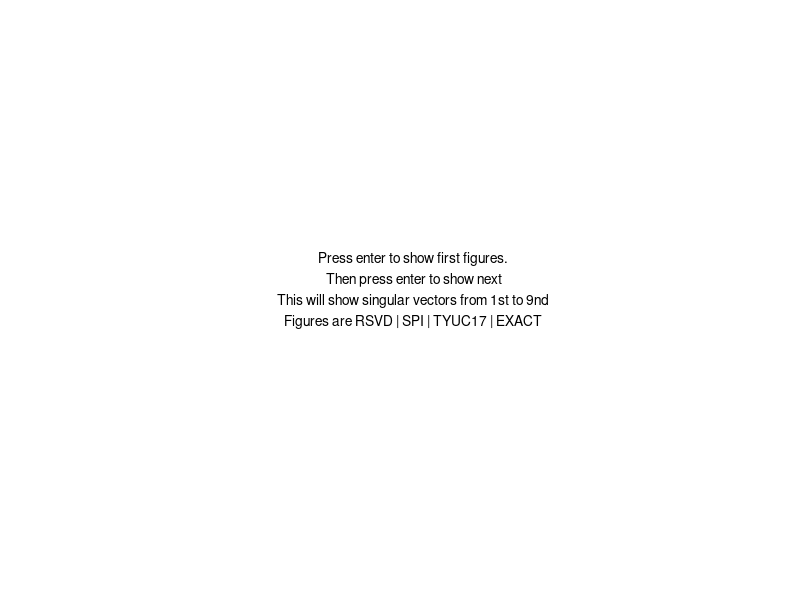

Write MATLAB code to recreate this figure. (Note: this script raises an error after producing the figure.)
disp('Press enter to show first figures. Then press enter to show next');
figure('MenuBar', 'none', 'ToolBar', 'none', 'Color', 'white');
axis off;
text(0.5, 0.5, {'Press enter to show first figures.',' Then press enter to show next','This will show singular vectors from 1st to 9nd','Figures are RSVD | SPI | TYUC17 | EXACT'}, ...
    'FontSize', 10, ...
    'HorizontalAlignment', 'center', ...
    'VerticalAlignment', 'middle');
key = waitforbuttonpress;        % Wait for user input
close all;
showFigFiles('FolderName','./realdata/NIST/figure/NISTSingularVector/SingularVectorVis');